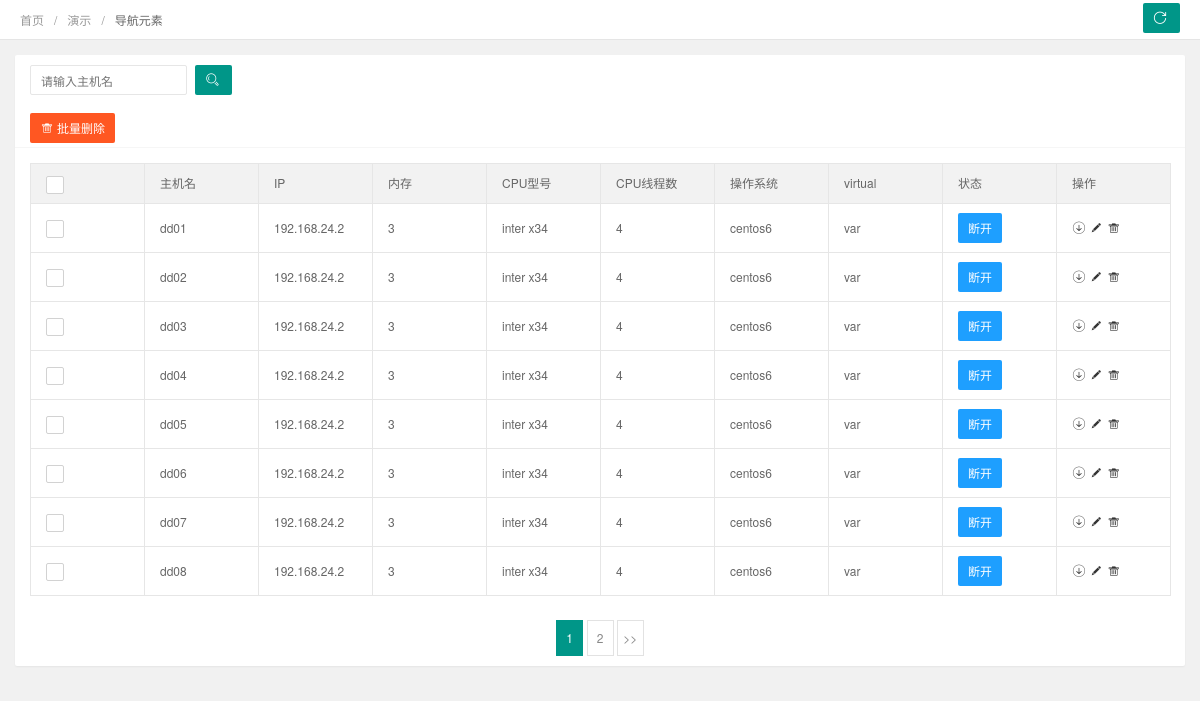
Page /asset/server_info/ on the earlier database version.
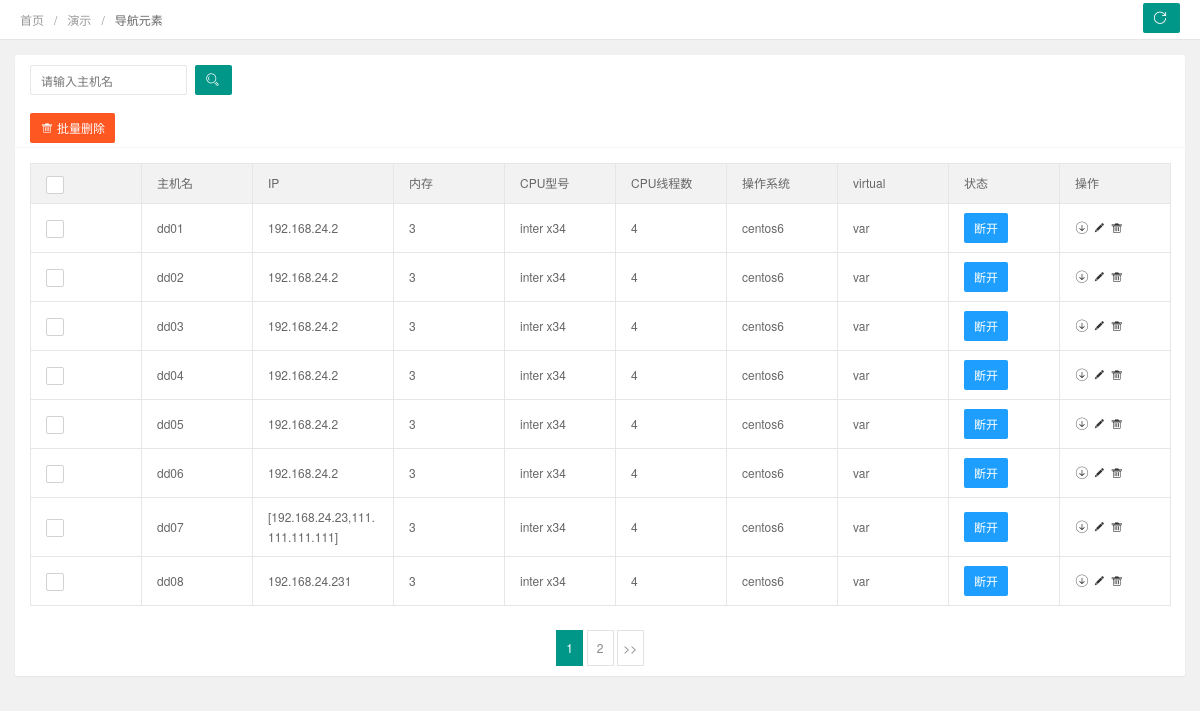
Same page on the later database version.
### cmdb/models.py (models this page shows, shortened)
class hostinfo(models.Model):
    hostname = models.CharField(u'主机名', max_length=255)
    ip = models.CharField(u'IP地址', max_length=50)
    mem = models.IntegerField(u'内存')
    cpu = models.CharField(u'cpu', max_length=255)
    cpus = models.IntegerField(u'cpus')
    os = models.CharField(u'os', max_length=255)
    virtual1 = models.CharField(u'virtual', max_length=255)
    status = models.CharField(u'状态', max_length=50)
    class Meta:
        db_table = "t_host_info"

### cmdb/views.py (the view)
# urls.py: path('server_info/',server_info,name='server_info'),
def server_info(request):
    if request.method == "GET":
        page = request.GET.get("page")      # 接收网页中page值
        hostname = request.GET.get("hostname")
        if hostname:
            server_info_list = hostinfo.objects.filter(hostname__icontains=hostname)
        else:
            server_info_list = models.hostinfo.objects.all()
        server_info_obj = pages(server_info_list,page,8)
        return render(request,"member-list.html",{"server_info_list":server_info_obj})

### cmdb/templatetags/custon_tage.py (called while the page is built)
@register.simple_tag
def guess_page(url):
    patter = re.compile(r'hostname=([^&]*)')
    searchObj  = patter.search(url)
    if searchObj:
        kv = searchObj.group()
        kv = kv.split("=")
        keys = kv[0]
        vales = kv[1]
        page_ele = '''?%s=%s&page='''%(keys,vales)
    else:
        page_ele = '''?page='''
    return format_html(page_ele)

### cmdb/views.py (called while the page is built)
def pages(obj,page_value,value):
    paginator = Paginator(obj, value)  # 实例化结果集,每页八条数据
    try:
        reuslt_obj = paginator.page(page_value)
    except PageNotAnInteger:  # 不存在的页码，返回第一页
        reuslt_obj = paginator.page(1)
    except EmptyPage:
        reuslt_obj = paginator.page(paginator.num_pages)
    return reuslt_obj

### cmdb/templates/member-list.html (shortened to what the changed rows need)
{% load custon_tage %}
{% load staticfiles %}
<!DOCTYPE html>
<html class="x-admin-sm">
    <head>
        <link rel="stylesheet" href="{% static 'css/font.css' %}">
        <link rel="stylesheet" href="{% static 'css/xadmin.css' %}">
    </head>
    <body>
        <div class="layui-fluid">
            <div class="layui-row layui-col-space15">
                <div class="layui-col-md12">
                    <div class="layui-card">
                        <div class="layui-card-body layui-table-body layui-table-main">
                            <table class="layui-table layui-form">
                                <thead>
                                  <tr>
                                    <th>
                                    </th>
                                    <th>主机名</th>
                                    <th>IP</th>
                                    <th>内存</th>
                                    <th>CPU型号</th>
                                    <th>CPU线程数</th>
                                    <th>操作系统</th>
                                    <th>virtual</th>
                                      <th>状态</th>
                                      <th>操作</th>
                                  </tr>
                                </thead>
                                <tbody>
                                {% for server_info in server_info_list %}
                                  <tr>
                                    <td>
                                    </td>
                                    <td>{{ server_info.hostname }}</td>
                                    <td>{{ server_info.ip }}</td>
                                    <td>{{ server_info.mem }}</td>
                                    <td>{{ server_info.cpu }}</td>
                                    <td>{{ server_info.cpus }}</td>
                                      <td>{{ server_info.os }}</td>
                                      <td>{{ server_info.virtual1 }}</td>
                                    <td class="td-status">
                                      <span class="layui-btn layui-btn-normal layui-btn-mini">{{ server_info.status }}</span></td>
                                    <td class="td-manage">
                                      <a onclick="member_stop(this,'10001')" href="javascript:;"  title="启用">
                                        <i class="layui-icon">&#xe601;</i>
                                      </a>
                                      <a title="编辑"  onclick="xadmin.open('编辑','member-edit.html',600,400)" href="javascript:;">
                                        <i class="layui-icon">&#xe642;</i>
                                      </a>
                                      <a title="删除" onclick="member_del(this,'{{ server_info.id }}')" href="javascript:;">
                                        <i class="layui-icon">&#xe640;</i>
                                      </a>
                                    </td>
                                  </tr>
                                {% empty %} <div> 没有符合条件的数据</div>
                                {% endfor %}
                                </tbody>
                            </table>
                        </div>
                    </div>
                </div>
            </div>
        </div>
    </body>
</html>

Differences in the rows shown:
changed hostinfo "dd07": ip "192.168.24.2" → "[192.168.24.23,111.111.111.111]"
changed hostinfo "dd08": ip "192.168.24.2" → "192.168.24.231"
